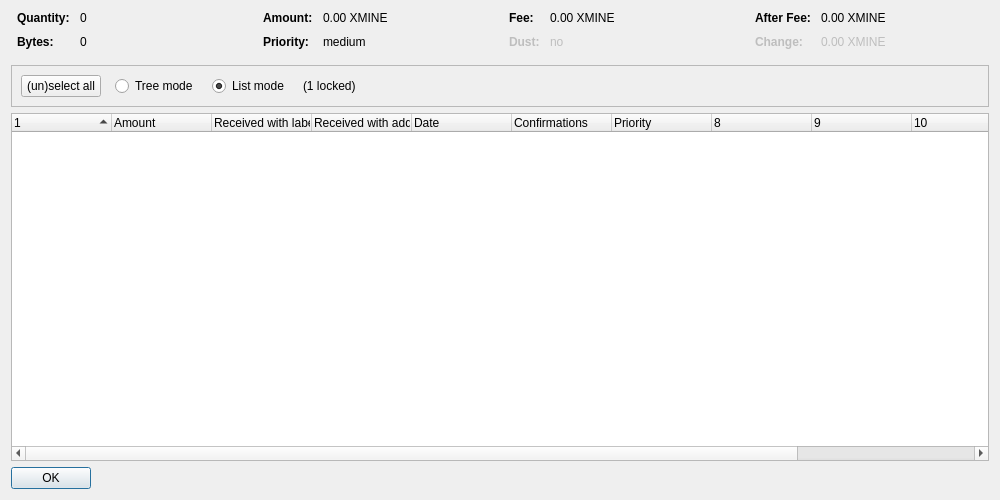
<?xml version="1.0" encoding="UTF-8"?>
<ui version="4.0">
 <class>CoinControlDialog</class>
 <widget class="QDialog" name="CoinControlDialog">
  <property name="geometry">
   <rect>
    <x>0</x>
    <y>0</y>
    <width>1000</width>
    <height>500</height>
   </rect>
  </property>
  <property name="windowTitle">
   <string>Coin Selection</string>
  </property>
  <layout class="QVBoxLayout" name="verticalLayout">
   <item>
    <layout class="QHBoxLayout" name="horizontalLayoutTop" stretch="0,0,0,0">
     <property name="topMargin">
      <number>0</number>
     </property>
     <property name="bottomMargin">
      <number>10</number>
     </property>
     <item>
      <layout class="QFormLayout" name="formLayoutCoinControl1">
       <property name="horizontalSpacing">
        <number>10</number>
       </property>
       <property name="verticalSpacing">
        <number>10</number>
       </property>
       <property name="leftMargin">
        <number>6</number>
       </property>
       <property name="rightMargin">
        <number>6</number>
       </property>
       <item row="0" column="0">
        <widget class="QLabel" name="labelCoinControlQuantityText">
         <property name="font">
          <font>
           <weight>75</weight>
           <bold>true</bold>
          </font>
         </property>
         <property name="text">
          <string>Quantity:</string>
         </property>
        </widget>
       </item>
       <item row="0" column="1">
        <widget class="QLabel" name="labelCoinControlQuantity">
         <property name="cursor">
          <cursorShape>IBeamCursor</cursorShape>
         </property>
         <property name="contextMenuPolicy">
          <enum>Qt::ActionsContextMenu</enum>
         </property>
         <property name="text">
          <string notr="true">0</string>
         </property>
         <property name="textInteractionFlags">
          <set>Qt::LinksAccessibleByMouse|Qt::TextSelectableByKeyboard|Qt::TextSelectableByMouse</set>
         </property>
        </widget>
       </item>
       <item row="1" column="0">
        <widget class="QLabel" name="labelCoinControlBytesText">
         <property name="font">
          <font>
           <weight>75</weight>
           <bold>true</bold>
          </font>
         </property>
         <property name="text">
          <string>Bytes:</string>
         </property>
        </widget>
       </item>
       <item row="1" column="1">
        <widget class="QLabel" name="labelCoinControlBytes">
         <property name="cursor">
          <cursorShape>IBeamCursor</cursorShape>
         </property>
         <property name="contextMenuPolicy">
          <enum>Qt::ActionsContextMenu</enum>
         </property>
         <property name="text">
          <string notr="true">0</string>
         </property>
         <property name="textInteractionFlags">
          <set>Qt::LinksAccessibleByMouse|Qt::TextSelectableByKeyboard|Qt::TextSelectableByMouse</set>
         </property>
        </widget>
       </item>
      </layout>
     </item>
     <item>
      <layout class="QFormLayout" name="formLayoutCoinControl2">
       <property name="horizontalSpacing">
        <number>10</number>
       </property>
       <property name="verticalSpacing">
        <number>10</number>
       </property>
       <property name="leftMargin">
        <number>6</number>
       </property>
       <property name="rightMargin">
        <number>6</number>
       </property>
       <item row="0" column="0">
        <widget class="QLabel" name="labelCoinControlAmountText">
         <property name="font">
          <font>
           <weight>75</weight>
           <bold>true</bold>
          </font>
         </property>
         <property name="text">
          <string>Amount:</string>
         </property>
        </widget>
       </item>
       <item row="0" column="1">
        <widget class="QLabel" name="labelCoinControlAmount">
         <property name="cursor">
          <cursorShape>IBeamCursor</cursorShape>
         </property>
         <property name="contextMenuPolicy">
          <enum>Qt::ActionsContextMenu</enum>
         </property>
         <property name="text">
          <string notr="true">0.00 XMINE</string>
         </property>
         <property name="textInteractionFlags">
          <set>Qt::LinksAccessibleByMouse|Qt::TextSelectableByKeyboard|Qt::TextSelectableByMouse</set>
         </property>
        </widget>
       </item>
       <item row="1" column="0">
        <widget class="QLabel" name="labelCoinControlPriorityText">
         <property name="font">
          <font>
           <weight>75</weight>
           <bold>true</bold>
          </font>
         </property>
         <property name="text">
          <string>Priority:</string>
         </property>
        </widget>
       </item>
       <item row="1" column="1">
        <widget class="QLabel" name="labelCoinControlPriority">
         <property name="cursor">
          <cursorShape>IBeamCursor</cursorShape>
         </property>
         <property name="contextMenuPolicy">
          <enum>Qt::ActionsContextMenu</enum>
         </property>
         <property name="text">
          <string notr="true">medium</string>
         </property>
         <property name="textInteractionFlags">
          <set>Qt::LinksAccessibleByMouse|Qt::TextSelectableByKeyboard|Qt::TextSelectableByMouse</set>
         </property>
        </widget>
       </item>
      </layout>
     </item>
     <item>
      <layout class="QFormLayout" name="formLayoutCoinControl3">
       <property name="horizontalSpacing">
        <number>10</number>
       </property>
       <property name="verticalSpacing">
        <number>10</number>
       </property>
       <property name="leftMargin">
        <number>6</number>
       </property>
       <property name="rightMargin">
        <number>6</number>
       </property>
       <item row="0" column="0">
        <widget class="QLabel" name="labelCoinControlFeeText">
         <property name="font">
          <font>
           <weight>75</weight>
           <bold>true</bold>
          </font>
         </property>
         <property name="text">
          <string>Fee:</string>
         </property>
        </widget>
       </item>
       <item row="0" column="1">
        <widget class="QLabel" name="labelCoinControlFee">
         <property name="cursor">
          <cursorShape>IBeamCursor</cursorShape>
         </property>
         <property name="contextMenuPolicy">
          <enum>Qt::ActionsContextMenu</enum>
         </property>
         <property name="text">
          <string notr="true">0.00 XMINE</string>
         </property>
         <property name="textInteractionFlags">
          <set>Qt::LinksAccessibleByMouse|Qt::TextSelectableByKeyboard|Qt::TextSelectableByMouse</set>
         </property>
        </widget>
       </item>
       <item row="1" column="0">
        <widget class="QLabel" name="labelCoinControlLowOutputText">
         <property name="enabled">
          <bool>false</bool>
         </property>
         <property name="font">
          <font>
           <weight>75</weight>
           <bold>true</bold>
          </font>
         </property>
         <property name="text">
          <string>Dust:</string>
         </property>
        </widget>
       </item>
       <item row="1" column="1">
        <widget class="QLabel" name="labelCoinControlLowOutput">
         <property name="enabled">
          <bool>false</bool>
         </property>
         <property name="cursor">
          <cursorShape>IBeamCursor</cursorShape>
         </property>
         <property name="contextMenuPolicy">
          <enum>Qt::ActionsContextMenu</enum>
         </property>
         <property name="text">
          <string notr="true">no</string>
         </property>
         <property name="textInteractionFlags">
          <set>Qt::LinksAccessibleByMouse|Qt::TextSelectableByKeyboard|Qt::TextSelectableByMouse</set>
         </property>
        </widget>
       </item>
      </layout>
     </item>
     <item>
      <layout class="QFormLayout" name="formLayoutCoinControl4">
       <property name="horizontalSpacing">
        <number>10</number>
       </property>
       <property name="verticalSpacing">
        <number>10</number>
       </property>
       <property name="leftMargin">
        <number>6</number>
       </property>
       <property name="rightMargin">
        <number>6</number>
       </property>
       <item row="0" column="0">
        <widget class="QLabel" name="labelCoinControlAfterFeeText">
         <property name="font">
          <font>
           <weight>75</weight>
           <bold>true</bold>
          </font>
         </property>
         <property name="text">
          <string>After Fee:</string>
         </property>
        </widget>
       </item>
       <item row="0" column="1">
        <widget class="QLabel" name="labelCoinControlAfterFee">
         <property name="cursor">
          <cursorShape>IBeamCursor</cursorShape>
         </property>
         <property name="contextMenuPolicy">
          <enum>Qt::ActionsContextMenu</enum>
         </property>
         <property name="text">
          <string notr="true">0.00 XMINE</string>
         </property>
         <property name="textInteractionFlags">
          <set>Qt::LinksAccessibleByMouse|Qt::TextSelectableByKeyboard|Qt::TextSelectableByMouse</set>
         </property>
        </widget>
       </item>
       <item row="1" column="0">
        <widget class="QLabel" name="labelCoinControlChangeText">
         <property name="enabled">
          <bool>false</bool>
         </property>
         <property name="font">
          <font>
           <weight>75</weight>
           <bold>true</bold>
          </font>
         </property>
         <property name="text">
          <string>Change:</string>
         </property>
        </widget>
       </item>
       <item row="1" column="1">
        <widget class="QLabel" name="labelCoinControlChange">
         <property name="enabled">
          <bool>false</bool>
         </property>
         <property name="cursor">
          <cursorShape>IBeamCursor</cursorShape>
         </property>
         <property name="contextMenuPolicy">
          <enum>Qt::ActionsContextMenu</enum>
         </property>
         <property name="text">
          <string notr="true">0.00 XMINE</string>
         </property>
         <property name="textInteractionFlags">
          <set>Qt::LinksAccessibleByMouse|Qt::TextSelectableByKeyboard|Qt::TextSelectableByMouse</set>
         </property>
        </widget>
       </item>
      </layout>
     </item>
    </layout>
   </item>
   <item>
    <widget class="QFrame" name="frame">
     <property name="minimumSize">
      <size>
       <width>0</width>
       <height>40</height>
      </size>
     </property>
     <property name="frameShape">
      <enum>QFrame::StyledPanel</enum>
     </property>
     <property name="frameShadow">
      <enum>QFrame::Sunken</enum>
     </property>
     <layout class="QHBoxLayout" name="horizontalLayout">
      <item>
       <layout class="QHBoxLayout" name="horizontalLayoutPanel" stretch="0,0,0,0,0">
        <property name="spacing">
         <number>14</number>
        </property>
        <item>
         <widget class="QPushButton" name="pushButtonSelectAll">
          <property name="sizePolicy">
           <sizepolicy hsizetype="Maximum" vsizetype="Fixed">
            <horstretch>0</horstretch>
            <verstretch>0</verstretch>
           </sizepolicy>
          </property>
          <property name="text">
           <string>(un)select all</string>
          </property>
          <property name="autoDefault">
           <bool>false</bool>
          </property>
         </widget>
        </item>
        <item>
         <widget class="QRadioButton" name="radioTreeMode">
          <property name="sizePolicy">
           <sizepolicy hsizetype="Maximum" vsizetype="Fixed">
            <horstretch>0</horstretch>
            <verstretch>0</verstretch>
           </sizepolicy>
          </property>
          <property name="text">
           <string>Tree mode</string>
          </property>
         </widget>
        </item>
        <item>
         <widget class="QRadioButton" name="radioListMode">
          <property name="sizePolicy">
           <sizepolicy hsizetype="Maximum" vsizetype="Fixed">
            <horstretch>0</horstretch>
            <verstretch>0</verstretch>
           </sizepolicy>
          </property>
          <property name="text">
           <string>List mode</string>
          </property>
          <property name="checked">
           <bool>true</bool>
          </property>
         </widget>
        </item>
        <item>
         <widget class="QLabel" name="labelLocked">
          <property name="text">
           <string notr="true">(1 locked)</string>
          </property>
         </widget>
        </item>
        <item>
         <spacer name="horizontalSpacer">
          <property name="orientation">
           <enum>Qt::Horizontal</enum>
          </property>
          <property name="sizeHint" stdset="0">
           <size>
            <width>40</width>
            <height>20</height>
           </size>
          </property>
         </spacer>
        </item>
       </layout>
      </item>
     </layout>
    </widget>
   </item>
   <item>
    <widget class="CoinControlTreeWidget" name="treeWidget">
     <property name="contextMenuPolicy">
      <enum>Qt::CustomContextMenu</enum>
     </property>
     <property name="sortingEnabled">
      <bool>false</bool>
     </property>
     <property name="columnCount">
      <number>12</number>
     </property>
     <attribute name="headerShowSortIndicator" stdset="0">
      <bool>true</bool>
     </attribute>
     <attribute name="headerStretchLastSection">
      <bool>false</bool>
     </attribute>
     <column>
      <property name="text">
       <string/>
      </property>
     </column>
     <column>
      <property name="text">
       <string>Amount</string>
      </property>
     </column>
     <column>
      <property name="text">
       <string>Received with label</string>
      </property>
     </column>
     <column>
      <property name="text">
       <string>Received with address</string>
      </property>
     </column>
     <column>
      <property name="text">
       <string>Date</string>
      </property>
     </column>
     <column>
      <property name="text">
       <string>Confirmations</string>
      </property>
      <property name="toolTip">
       <string>Confirmed</string>
      </property>
     </column>
     <column>
      <property name="text">
       <string>Priority</string>
      </property>
     </column>
     <column>
      <property name="text">
       <string/>
      </property>
     </column>
     <column>
      <property name="text">
       <string/>
      </property>
     </column>
     <column>
      <property name="text">
       <string/>
      </property>
     </column>
     <column>
      <property name="text">
       <string/>
      </property>
     </column>
     <column>
      <property name="text">
       <string/>
      </property>
     </column>
    </widget>
   </item>
   <item>
    <widget class="QDialogButtonBox" name="buttonBox">
     <property name="sizePolicy">
      <sizepolicy hsizetype="Maximum" vsizetype="Fixed">
       <horstretch>0</horstretch>
       <verstretch>0</verstretch>
      </sizepolicy>
     </property>
     <property name="orientation">
      <enum>Qt::Horizontal</enum>
     </property>
     <property name="standardButtons">
      <set>QDialogButtonBox::Ok</set>
     </property>
    </widget>
   </item>
  </layout>
 </widget>
 <customwidgets>
  <customwidget>
   <class>CoinControlTreeWidget</class>
   <extends>QTreeWidget</extends>
   <header>coincontroltreewidget.h</header>
  </customwidget>
 </customwidgets>
 <resources/>
 <connections/>
</ui>
